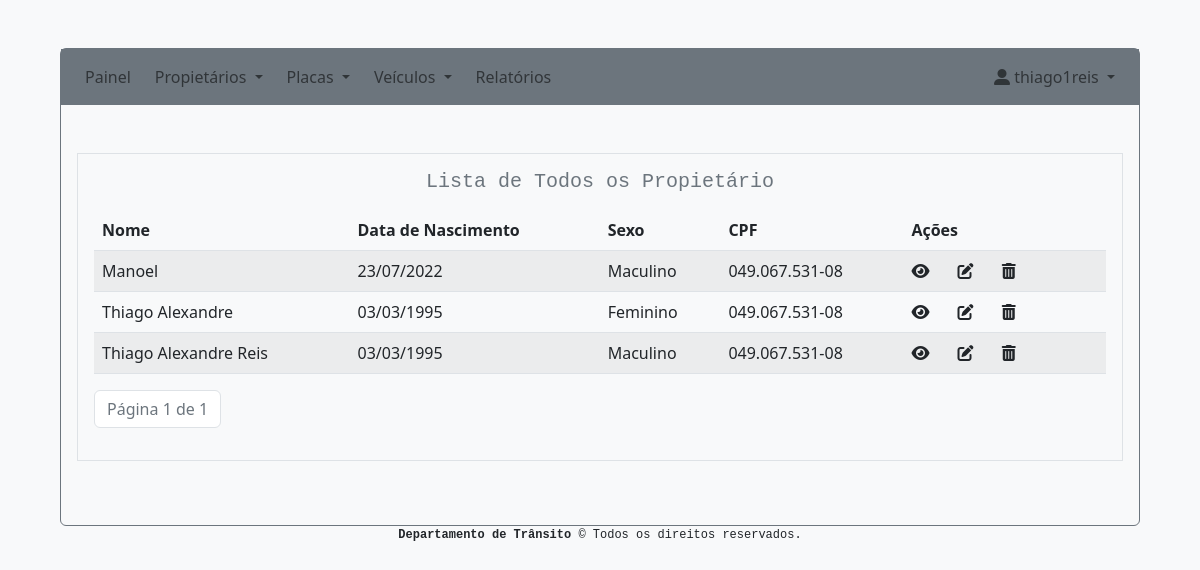
Before: /sistema/propietarios (signed in) with the older database file.
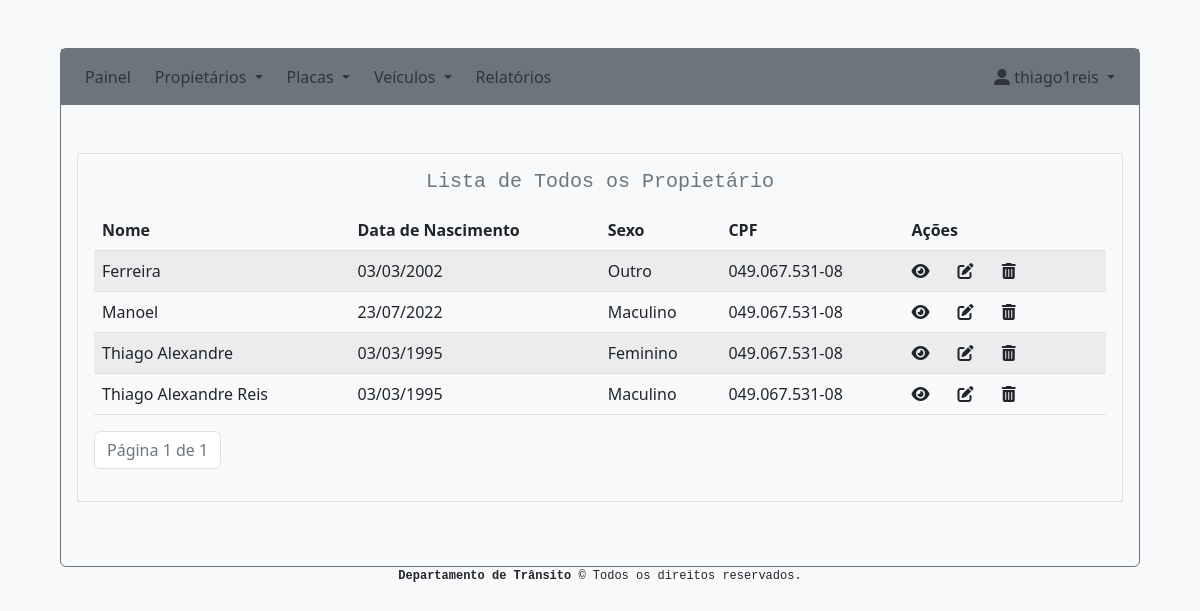
After: the same page with the newer database file.
### system/models.py (models this page shows, shortened)
class Owner(models.Model):
    SEX_CHOICES = [
        ('Feminino', 'Feminino'),
        ('Maculino', 'Maculino'),
        ('Outro', 'Outro')
    ]
    name = models.CharField(max_length=255)
    birth_date = models.DateField()
    sex = models.CharField(max_length=10, choices=SEX_CHOICES, blank=False, null=False)
    cpf = models.CharField(max_length=255)
    telephone = models.CharField(max_length=255, blank=True, null=True)
    email = models.EmailField(blank=True, null=True)
    zip_code = models.CharField(max_length=255)
    state = models.CharField(max_length=25, choices=STATE_CHOICES, blank=False, null=False)
    city = models.CharField(max_length=255)
    district = models.CharField(max_length=255)
    road = models.CharField(max_length=255)
    number = models.IntegerField(blank=True, null=True)
    complement = models.CharField(max_length=255, blank=True, null=True)
    reference_point = models.CharField(max_length=255, blank=True, null=True)
    comments = models.CharField(max_length=255, blank=True, null=True)
    created = models.DateTimeField('created', auto_now_add=True)
    modified = models.DateTimeField('modified', auto_now=True)

### system/views.py (the view)
# urls.py: path('propietarios', views.owner_index, name='owner_index'),
@login_required(login_url="/")
def owner_index(request):
    owners = Owner.objects.all().order_by('-created')
    paginator = Paginator(owners, 10)
    page_number = request.GET.get('page')
    page_obj = paginator.get_page(page_number)
    context = {
        'page_obj': page_obj
    }
    return render(request, 'system/owner_index.html', context)

### system/templates/system/owner_index.html (shortened to what this page needs)
{% extends 'base.html' %}
{% block content %}
    <div class="border p-3 m-3">
        <h5 class="font-monospace text-secondary text-center mb-3">Lista de Todos os Propietário</h5>
        <div class="table-responsive">
            <table class="table table-striped">
                <thead>
                  <tr>
                    <th scope="col">Nome</th>
                    <th scope="">Data de Nascimento</th>
                    <th scope="col">Sexo</th>
                    <th scope="col">CPF</th>
                    <th scope="col">Ações</th>
                  </tr>
                </thead>
                <tbody>
                {% for owner in page_obj %}
                  <tr>
                    <td>{{ owner.name }}</td>
                    <td>{{ owner.birth_date|date:"d/m/Y" }}</td>
                    <td>{{ owner.sex }}</td>
                    <td>{{ owner.cpf }}</td>
                    <td class="">
                        <a href="{% url 'owner_show' owner.id %}" class="me-4 text-dark"><i class="fa-solid fa-eye"></i></a>
                        <a href="{% url 'owner_edit' owner.id %}" class="me-4 text-dark"><i class="fa-solid fa-pen-to-square "></i></a>
                        <a href="{% url 'owner_delete' owner.id %}" class="me-4 text-dark" onclick="return confirm('Tem certeza que deseja excluir esse Propietário ?')"><i class="fa-solid fa-trash-can"></i></a>
                    </td>
                  </tr>
                {% endfor %}
                </tbody>
             </table>
          </div>
          <nav aria-label="Page navigation example ">
            <ul class="pagination ">
                <li class="page-item disabled"><span class="page-link text-secondary" >Página {{ page_obj.number }} de {{ page_obj.paginator.num_pages }}</span></li>
            </ul>
          </nav>
    </div>
{% endblock %}

### system/templates/base.html (shortened to what this page needs)
<!DOCTYPE html>
<html lang="pt-br">
    <head>
        <link href="https://cdn.jsdelivr.net/npm/bootstrap@5.2.0-beta1/dist/css/bootstrap.min.css" rel="stylesheet">
    </head>
    <body class="bg-light">
            <div class="container-fluid">
                <div class="border border-secondary rounded m-5 mb-0 pb-5">
                    {% include 'menu.html' %}
                    {% block content %}
                    {% endblock %}
                </div>
                <p style="font-size:12px" class="font-monospace text-center"><spam class="fw-bold">Departamento de Trânsito</spam> &copy; Todos os direitos reservados.</p>
            </div>
    </body>
</html>

### system/templates/menu.html (shortened to what this page needs)
<nav class="navbar navbar-expand-lg navbar-secondary bg-secondary mb-5 ">
    <div class="container-fluid">
        <div class="collapse navbar-collapse" id="navbarNavAltMarkup">
            {% if user.is_authenticated %}
                <ul class="navbar-nav me-auto mb-lg-0">
                    <li class="nav-item px-1">
                        <a class="nav-link" aria-current="page" href="{% url 'sistema' %}">Painel</a>
                    </li>
                    <li class="nav-item dropdown px-1">
                        <a class="nav-link dropdown-toggle" href="#" id="navbarDropdown" role="button" data-bs-toggle="dropdown" aria-expanded="false">
                            Propietários
                        </a>
                    </li>
                    <li class="nav-item dropdown px-1">
                        <a class="nav-link dropdown-toggle" href="#" id="navbarDropdown" role="button" data-bs-toggle="dropdown" aria-expanded="false">
                            Placas
                        </a>
                    </li>
                    <li class="nav-item dropdown px-1">
                        <a class="nav-link dropdown-toggle" href="#" id="navbarDropdown" role="button" data-bs-toggle="dropdown" aria-expanded="false">
                            Veículos
                        </a>
                    </li>
                    <li class="nav-item px-1">
                        <a class="nav-link" href="">Relatórios</a>
                    </li>
                </ul>
                <div class="d-flex">
                    <ul class="navbar-nav">
                    <li class="nav-item dropdown px-1">
                        <a class="nav-link dropdown-toggle" href="#" id="navbarDropdown" role="button" data-bs-toggle="dropdown" aria-expanded="false">
                            <i class="fa-solid fa-user-large"></i>
                            {{ user.get_username }}
                        </a>
                    </li>
                    </ul>
                </div>
            {% endif %}
        </div>
    </div>
</nav>

Changed rows visible on the page:
added Owner: name "Ferreira", birth_date "03/03/2002", sex "Outro", cpf "049.067.531-08"
